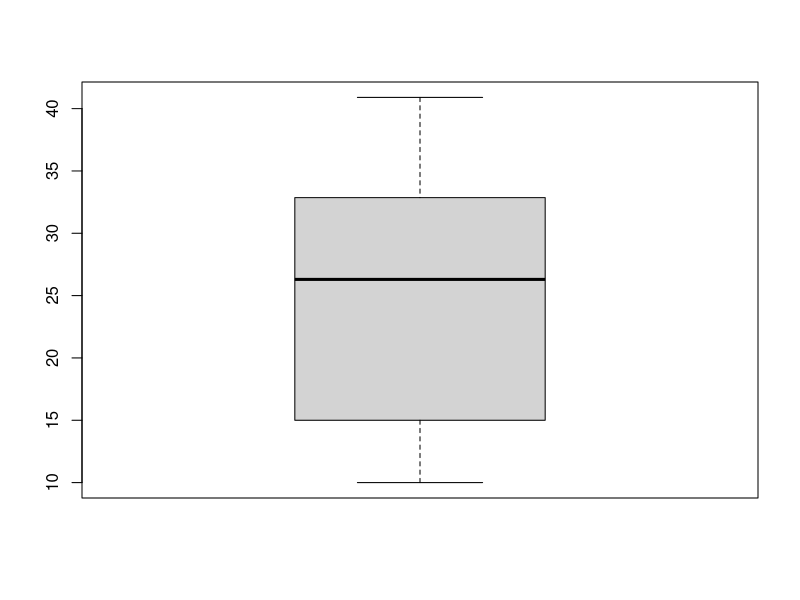
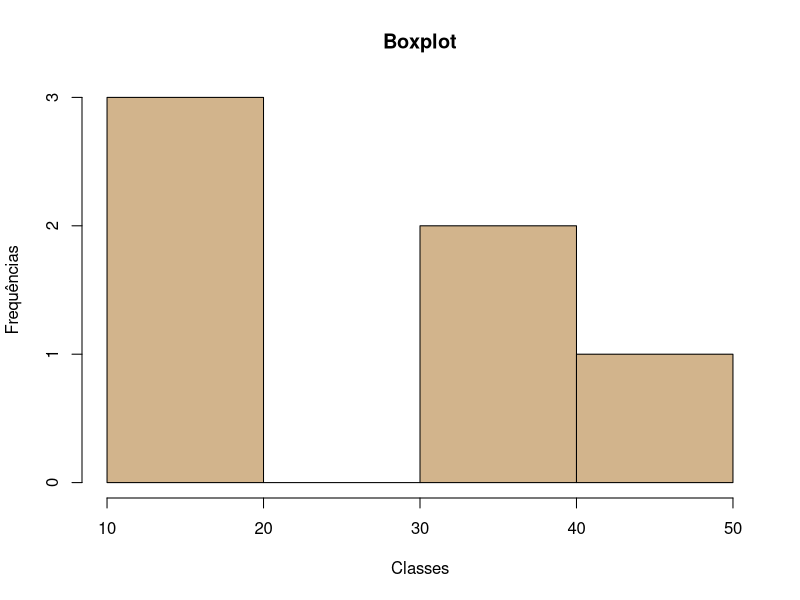
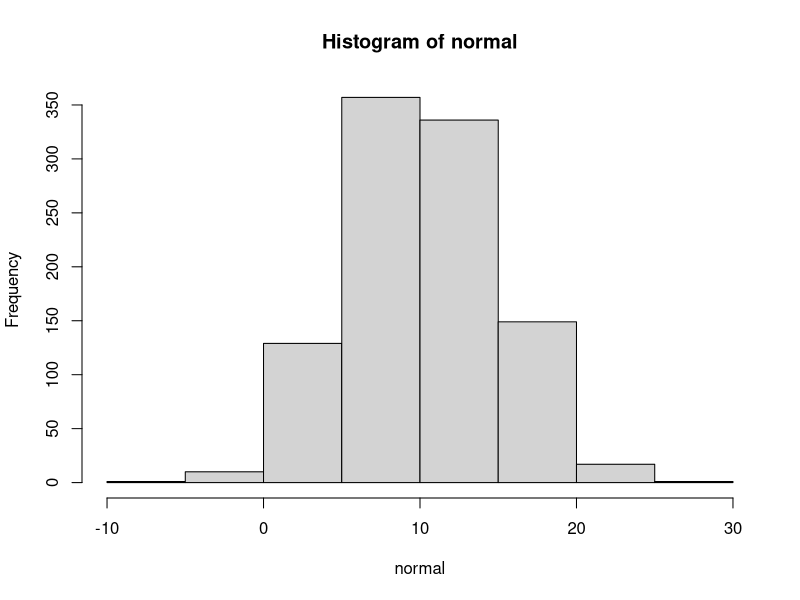

Source code (R) for these figures, in order:
## ---- chunk 1
# Soma
2+2

# Subtração
4-2

# Multiplicação
2*3

# Divisão
4/2

# Exponenciação
2^3
## ---- chunk 2
((2+3*5)/10)^2
## ---- chunk 3
# Raiz quadrada
sqrt(x=9)

# Combinação de 10 elementos tomados 2 a 2
choose(n=10, k=2)

# e^x
exp(2)

# Logarítmo natural
log(1)
## ---- chunk 4
sqrt(log(x = 10))
## ---- chunk 5
# Criar o objeto x
x <- 2

# Imprimir o objeto x
x

# Operações com o objeto x
x^2
x+x

# Apagar o objeto x
rm(x)

# Criar o vetor y
y <- c(2, 5, 10, 11.3, 12)

# Imprimir o vetor y
y

# Elevar o vetor y ao quadrado
y^2

# Apagar o vetor y
rm(y)

# Criar o vetor 'notas'
notas <- c(60, 50, 20, 50, 90)

# Ordenar o vetor 'notas'
notas <- sort(notas)

# Imprimir o vetor 'notas'
notas
## ---- chunk 6
dados <- c(5, 7, 12.7, 13, 15)
sum(dados^2)
## ---- chunk 7
# Igualdade
2 == 2
2 == 5
"a" == "a"
"a" == 'A'

# Maior
2 > 3
2 >= 3

# Menor
2 < 4
2 <= 1
c(1,2,2,4,7,10) < 7
## ---- chunk 8
# Importar o arquivo 'notas.csv'
dados <- read.csv2(file = "data/notas.csv", header = TRUE)
## ---- chunk 9
# Estrutura do objeto
str(dados)

# Listar os nomes das variáveis
names(dados)

# Imprimir as seis primeiras linhas
head(dados)

# Imprimir as seis últimas linhas
tail(dados)
## ---- chunk 10
dados$nota 
## ---- chunk 11
dados <- read.csv2(file = "data/notas.csv", header = TRUE)
str(dados)
## ---- chunk 12
# Importar o arquivo 'notas.csv'
dados <- read.csv2(file = "data/notas.csv", header = TRUE)

# Média
mean(dados$nota)

# Mediana
median(dados$nota)

# Variância
var(dados$nota)

# Desvio padrão
sd(dados$nota)

# Valor máximo
max(dados$nota)

# Valor mínimo
min(dados$nota)

# Amplitude
range(dados$nota)

# Coeficiente de variação
sd(dados$nota)/mean(dados$nota)

# Quartis
quantile(dados$nota)

# Sumário
summary(dados$nota)

# Boxplot
boxplot(dados$nota)

# Histograma
hist(dados$nota, main = "Boxplot", xlab = "Classes", ylab = "Frequências", col = "tan")
## ---- chunk 13
normal <- rnorm(1000, mean = 10, sd = 5)
mean(normal)
sd(normal)

hist(normal)
